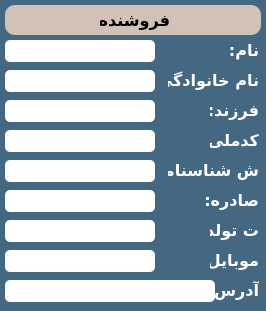
    <widget class="QFrame" name="deal_frame_4">
     <property name="geometry">
      <rect>
       <x>829</x>
       <y>45</y>
       <width>266</width>
       <height>311</height>
      </rect>
     </property>
     <property name="autoFillBackground">
      <bool>false</bool>
     </property>
     <property name="styleSheet">
      <string notr="true">background-color: #456882;
border-radius: 10px;</string>
     </property>
     <property name="frameShape">
      <enum>QFrame::Shape::StyledPanel</enum>
     </property>
     <property name="frameShadow">
      <enum>QFrame::Shadow::Raised</enum>
     </property>
     <widget class="QFrame" name="frame_3">
      <property name="geometry">
       <rect>
        <x>5</x>
        <y>5</y>
        <width>256</width>
        <height>30</height>
       </rect>
      </property>
      <property name="styleSheet">
       <string notr="true">background-color: #D2C1B6;</string>
      </property>
      <property name="frameShape">
       <enum>QFrame::Shape::StyledPanel</enum>
      </property>
      <property name="frameShadow">
       <enum>QFrame::Shadow::Raised</enum>
      </property>
      <widget class="QLabel" name="label_4">
       <property name="geometry">
        <rect>
         <x>95</x>
         <y>0</y>
         <width>70</width>
         <height>30</height>
        </rect>
       </property>
       <property name="font">
        <font>
         <family>Pelak</family>
         <pointsize>12</pointsize>
         <bold>true</bold>
        </font>
       </property>
       <property name="styleSheet">
        <string notr="true"/>
       </property>
       <property name="text">
        <string>فروشنده</string>
       </property>
      </widget>
     </widget>
     <widget class="QLabel" name="label_8">
      <property name="geometry">
       <rect>
        <x>210</x>
        <y>40</y>
        <width>49</width>
        <height>20</height>
       </rect>
      </property>
      <property name="font">
       <font>
        <family>IRANSansDN</family>
        <pointsize>12</pointsize>
        <bold>true</bold>
       </font>
      </property>
      <property name="styleSheet">
       <string notr="true">color: rgb(255, 255, 255);</string>
      </property>
      <property name="text">
       <string>نام: </string>
      </property>
     </widget>
     <widget class="QLabel" name="label_9">
      <property name="geometry">
       <rect>
        <x>168</x>
        <y>70</y>
        <width>91</width>
        <height>20</height>
       </rect>
      </property>
      <property name="font">
       <font>
        <family>IRANSansDN</family>
        <pointsize>12</pointsize>
        <bold>true</bold>
       </font>
      </property>
      <property name="styleSheet">
       <string notr="true">color: rgb(255, 255, 255);</string>
      </property>
      <property name="text">
       <string>نام خانوادگی:</string>
      </property>
     </widget>
     <widget class="QLabel" name="label_10">
      <property name="geometry">
       <rect>
        <x>210</x>
        <y>100</y>
        <width>49</width>
        <height>20</height>
       </rect>
      </property>
      <property name="font">
       <font>
        <family>IRANSansDN</family>
        <pointsize>12</pointsize>
        <bold>true</bold>
       </font>
      </property>
      <property name="styleSheet">
       <string notr="true">color: rgb(255, 255, 255);</string>
      </property>
      <property name="text">
       <string>فرزند:</string>
      </property>
     </widget>
     <widget class="QLabel" name="label_11">
      <property name="geometry">
       <rect>
        <x>210</x>
        <y>130</y>
        <width>49</width>
        <height>20</height>
       </rect>
      </property>
      <property name="font">
       <font>
        <family>IRANSansDN</family>
        <pointsize>12</pointsize>
        <bold>true</bold>
       </font>
      </property>
      <property name="styleSheet">
       <string notr="true">color: rgb(255, 255, 255);</string>
      </property>
      <property name="text">
       <string>کدملی:</string>
      </property>
     </widget>
     <widget class="QLabel" name="label_12">
      <property name="geometry">
       <rect>
        <x>168</x>
        <y>160</y>
        <width>91</width>
        <height>20</height>
       </rect>
      </property>
      <property name="font">
       <font>
        <family>IRANSansDN</family>
        <pointsize>12</pointsize>
        <bold>true</bold>
       </font>
      </property>
      <property name="styleSheet">
       <string notr="true">color: rgb(255, 255, 255);</string>
      </property>
      <property name="text">
       <string>ش شناسنامه:</string>
      </property>
     </widget>
     <widget class="QLabel" name="label_13">
      <property name="geometry">
       <rect>
        <x>198</x>
        <y>190</y>
        <width>61</width>
        <height>20</height>
       </rect>
      </property>
      <property name="font">
       <font>
        <family>IRANSansDN</family>
        <pointsize>12</pointsize>
        <bold>true</bold>
       </font>
      </property>
      <property name="styleSheet">
       <string notr="true">color: rgb(255, 255, 255);</string>
      </property>
      <property name="text">
       <string>صادره:</string>
      </property>
     </widget>
     <widget class="QLabel" name="label_14">
      <property name="geometry">
       <rect>
        <x>210</x>
        <y>220</y>
        <width>49</width>
        <height>20</height>
       </rect>
      </property>
      <property name="font">
       <font>
        <family>IRANSansDN</family>
        <pointsize>12</pointsize>
        <bold>true</bold>
       </font>
      </property>
      <property name="styleSheet">
       <string notr="true">color: rgb(255, 255, 255);</string>
      </property>
      <property name="text">
       <string>ت تولد:</string>
      </property>
     </widget>
     <widget class="QLabel" name="label_15">
      <property name="geometry">
       <rect>
        <x>210</x>
        <y>250</y>
        <width>49</width>
        <height>20</height>
       </rect>
      </property>
      <property name="font">
       <font>
        <family>IRANSansDN</family>
        <pointsize>12</pointsize>
        <bold>true</bold>
       </font>
      </property>
      <property name="styleSheet">
       <string notr="true">color: rgb(255, 255, 255);</string>
      </property>
      <property name="text">
       <string>موبایل:</string>
      </property>
     </widget>
     <widget class="QLabel" name="label_16">
      <property name="geometry">
       <rect>
        <x>210</x>
        <y>280</y>
        <width>49</width>
        <height>20</height>
       </rect>
      </property>
      <property name="font">
       <font>
        <family>IRANSansDN</family>
        <pointsize>12</pointsize>
        <bold>true</bold>
       </font>
      </property>
      <property name="styleSheet">
       <string notr="true">color: rgb(255, 255, 255);</string>
      </property>
      <property name="text">
       <string>آدرس:</string>
      </property>
     </widget>
     <widget class="QLineEdit" name="seller_name">
      <property name="geometry">
       <rect>
        <x>5</x>
        <y>40</y>
        <width>150</width>
        <height>22</height>
       </rect>
      </property>
      <property name="styleSheet">
       <string notr="true">background-color: rgb(255, 255, 255);
border-radius: 5px;</string>
      </property>
     </widget>
     <widget class="QLineEdit" name="seller_lname">
      <property name="geometry">
       <rect>
        <x>5</x>
        <y>70</y>
        <width>150</width>
        <height>22</height>
       </rect>
      </property>
      <property name="styleSheet">
       <string notr="true">background-color: rgb(255, 255, 255);
border-radius: 5px;</string>
      </property>
     </widget>
     <widget class="QLineEdit" name="seller_father">
      <property name="geometry">
       <rect>
        <x>5</x>
        <y>100</y>
        <width>150</width>
        <height>22</height>
       </rect>
      </property>
      <property name="styleSheet">
       <string notr="true">background-color: rgb(255, 255, 255);
border-radius: 5px;</string>
      </property>
     </widget>
     <widget class="QLineEdit" name="seller_ncode">
      <property name="geometry">
       <rect>
        <x>5</x>
        <y>130</y>
        <width>150</width>
        <height>22</height>
       </rect>
      </property>
      <property name="styleSheet">
       <string notr="true">background-color: rgb(255, 255, 255);
border-radius: 5px;</string>
      </property>
     </widget>
     <widget class="QLineEdit" name="seller_shcode">
      <property name="geometry">
       <rect>
        <x>5</x>
        <y>160</y>
        <width>150</width>
        <height>22</height>
       </rect>
      </property>
      <property name="styleSheet">
       <string notr="true">background-color: rgb(255, 255, 255);
border-radius: 5px;</string>
      </property>
     </widget>
     <widget class="QLineEdit" name="seller_from">
      <property name="geometry">
       <rect>
        <x>5</x>
        <y>190</y>
        <width>150</width>
        <height>22</height>
       </rect>
      </property>
      <property name="styleSheet">
       <string notr="true">background-color: rgb(255, 255, 255);
border-radius: 5px;</string>
      </property>
     </widget>
     <widget class="QLineEdit" name="seller_birth">
      <property name="geometry">
       <rect>
        <x>5</x>
        <y>220</y>
        <width>150</width>
        <height>22</height>
       </rect>
      </property>
      <property name="styleSheet">
       <string notr="true">background-color: rgb(255, 255, 255);
border-radius: 5px;</string>
      </property>
     </widget>
     <widget class="QLineEdit" name="seller_phone">
      <property name="geometry">
       <rect>
        <x>5</x>
        <y>250</y>
        <width>150</width>
        <height>22</height>
       </rect>
      </property>
      <property name="styleSheet">
       <string notr="true">background-color: rgb(255, 255, 255);
border-radius: 5px;</string>
      </property>
     </widget>
     <widget class="QLineEdit" name="seller_adress">
      <property name="geometry">
       <rect>
        <x>5</x>
        <y>280</y>
        <width>210</width>
        <height>22</height>
       </rect>
      </property>
      <property name="styleSheet">
       <string notr="true">background-color: rgb(255, 255, 255);
border-radius: 5px;</string>
      </property>
     </widget>
    </widget>
